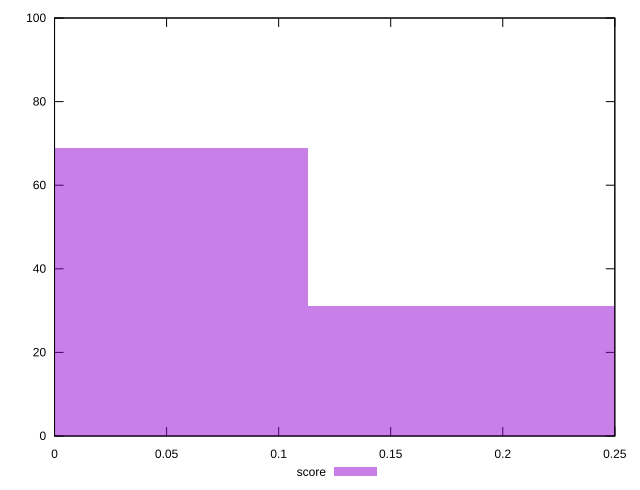

Recreate this plot in gnuplot.
reset

$score <<EOF
0 69
0.22578649955454333 31
EOF

set key outside below
set boxwidth 0.22578649955454333
set xrange [0:0.25]
set yrange [0:100]
set trange [0:100]
set style fill transparent solid 0.5 noborder
set terminal svg size 640, 490 enhanced background rgb 'white'
set output "report_00017_2021-02-10T15-08-03.406Z/cumulative-layout-shift/samples/pages+cached+noadtech/score/histogram.svg"

plot $score title "score" with boxes

reset
